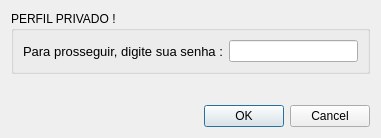
<?xml version="1.0" encoding="UTF-8"?>
<ui version="4.0">
 <class>JanelaSenha</class>
 <widget class="QDialog" name="JanelaSenha">
  <property name="geometry">
   <rect>
    <x>0</x>
    <y>0</y>
    <width>381</width>
    <height>138</height>
   </rect>
  </property>
  <property name="windowTitle">
   <string>Senha</string>
  </property>
  <layout class="QVBoxLayout" name="verticalLayout">
   <item>
    <widget class="QGroupBox" name="groupBox">
     <property name="title">
      <string>PERFIL PRIVADO !</string>
     </property>
     <layout class="QFormLayout" name="formLayout">
      <item row="0" column="0">
       <widget class="QLabel" name="label">
        <property name="font">
         <font>
          <pointsize>10</pointsize>
         </font>
        </property>
        <property name="text">
         <string>Para prosseguir, digite sua senha :</string>
        </property>
       </widget>
      </item>
      <item row="0" column="1">
       <widget class="QLineEdit" name="input_senha">
        <property name="echoMode">
         <enum>QLineEdit::Password</enum>
        </property>
       </widget>
      </item>
     </layout>
    </widget>
   </item>
   <item>
    <spacer name="verticalSpacer">
     <property name="orientation">
      <enum>Qt::Vertical</enum>
     </property>
     <property name="sizeHint" stdset="0">
      <size>
       <width>20</width>
       <height>40</height>
      </size>
     </property>
    </spacer>
   </item>
   <item>
    <widget class="QDialogButtonBox" name="buttonBox">
     <property name="orientation">
      <enum>Qt::Horizontal</enum>
     </property>
     <property name="standardButtons">
      <set>QDialogButtonBox::Cancel|QDialogButtonBox::Ok</set>
     </property>
    </widget>
   </item>
  </layout>
 </widget>
 <resources/>
 <connections>
  <connection>
   <sender>buttonBox</sender>
   <signal>accepted()</signal>
   <receiver>JanelaSenha</receiver>
   <slot>accept()</slot>
   <hints>
    <hint type="sourcelabel">
     <x>248</x>
     <y>254</y>
    </hint>
    <hint type="destinationlabel">
     <x>157</x>
     <y>274</y>
    </hint>
   </hints>
  </connection>
  <connection>
   <sender>buttonBox</sender>
   <signal>rejected()</signal>
   <receiver>JanelaSenha</receiver>
   <slot>reject()</slot>
   <hints>
    <hint type="sourcelabel">
     <x>316</x>
     <y>260</y>
    </hint>
    <hint type="destinationlabel">
     <x>286</x>
     <y>274</y>
    </hint>
   </hints>
  </connection>
 </connections>
</ui>
